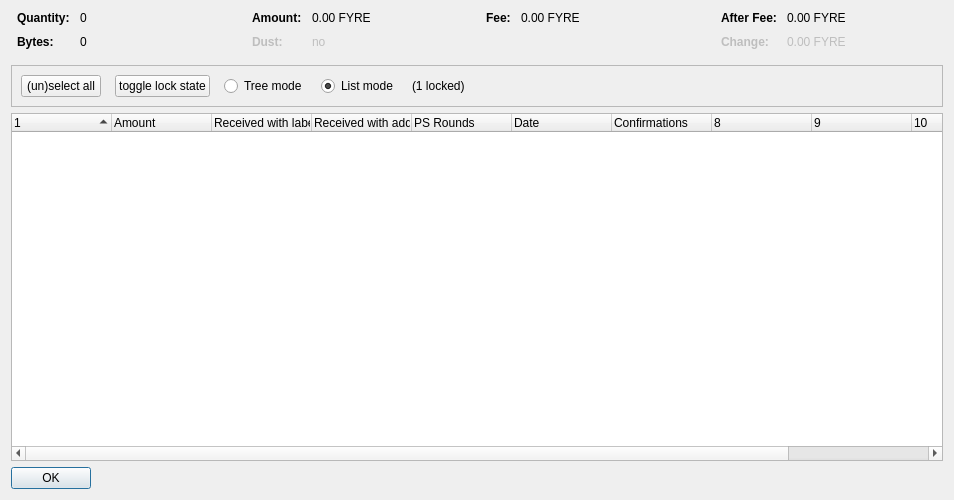
<?xml version="1.0" encoding="UTF-8"?>
<ui version="4.0">
 <class>CoinControlDialog</class>
 <widget class="QDialog" name="CoinControlDialog">
  <property name="geometry">
   <rect>
    <x>0</x>
    <y>0</y>
    <width>954</width>
    <height>500</height>
   </rect>
  </property>
  <property name="windowTitle">
   <string>Coin Selection</string>
  </property>
  <layout class="QVBoxLayout" name="verticalLayout">
   <item>
    <layout class="QHBoxLayout" name="horizontalLayoutTop" stretch="0,0,0,0">
     <property name="topMargin">
      <number>0</number>
     </property>
     <property name="bottomMargin">
      <number>10</number>
     </property>
     <item>
      <layout class="QFormLayout" name="formLayoutCoinControl1">
       <property name="horizontalSpacing">
        <number>10</number>
       </property>
       <property name="verticalSpacing">
        <number>10</number>
       </property>
       <property name="leftMargin">
        <number>6</number>
       </property>
       <property name="rightMargin">
        <number>6</number>
       </property>
       <item row="0" column="0">
        <widget class="QLabel" name="labelCoinControlQuantityText">
         <property name="font">
          <font>
           <weight>75</weight>
           <bold>true</bold>
          </font>
         </property>
         <property name="text">
          <string>Quantity:</string>
         </property>
        </widget>
       </item>
       <item row="0" column="1">
        <widget class="QLabel" name="labelCoinControlQuantity">
         <property name="cursor">
          <cursorShape>IBeamCursor</cursorShape>
         </property>
         <property name="contextMenuPolicy">
          <enum>Qt::ActionsContextMenu</enum>
         </property>
         <property name="text">
          <string notr="true">0</string>
         </property>
         <property name="textInteractionFlags">
          <set>Qt::LinksAccessibleByMouse|Qt::TextSelectableByKeyboard|Qt::TextSelectableByMouse</set>
         </property>
        </widget>
       </item>
       <item row="1" column="0">
        <widget class="QLabel" name="labelCoinControlBytesText">
         <property name="font">
          <font>
           <weight>75</weight>
           <bold>true</bold>
          </font>
         </property>
         <property name="text">
          <string>Bytes:</string>
         </property>
        </widget>
       </item>
       <item row="1" column="1">
        <widget class="QLabel" name="labelCoinControlBytes">
         <property name="cursor">
          <cursorShape>IBeamCursor</cursorShape>
         </property>
         <property name="contextMenuPolicy">
          <enum>Qt::ActionsContextMenu</enum>
         </property>
         <property name="text">
          <string notr="true">0</string>
         </property>
         <property name="textInteractionFlags">
          <set>Qt::LinksAccessibleByMouse|Qt::TextSelectableByKeyboard|Qt::TextSelectableByMouse</set>
         </property>
        </widget>
       </item>
      </layout>
     </item>
     <item>
      <layout class="QFormLayout" name="formLayoutCoinControl2">
       <property name="horizontalSpacing">
        <number>10</number>
       </property>
       <property name="verticalSpacing">
        <number>10</number>
       </property>
       <property name="leftMargin">
        <number>6</number>
       </property>
       <property name="rightMargin">
        <number>6</number>
       </property>
       <item row="0" column="0">
        <widget class="QLabel" name="labelCoinControlAmountText">
         <property name="font">
          <font>
           <weight>75</weight>
           <bold>true</bold>
          </font>
         </property>
         <property name="text">
          <string>Amount:</string>
         </property>
        </widget>
       </item>
       <item row="0" column="1">
        <widget class="QLabel" name="labelCoinControlAmount">
         <property name="cursor">
          <cursorShape>IBeamCursor</cursorShape>
         </property>
         <property name="contextMenuPolicy">
          <enum>Qt::ActionsContextMenu</enum>
         </property>
         <property name="text">
          <string notr="true">0.00 FYRE</string>
         </property>
         <property name="textInteractionFlags">
          <set>Qt::LinksAccessibleByMouse|Qt::TextSelectableByKeyboard|Qt::TextSelectableByMouse</set>
         </property>
        </widget>
       </item>
       <item row="1" column="0">
        <widget class="QLabel" name="labelCoinControlLowOutputText">
         <property name="enabled">
          <bool>false</bool>
         </property>
         <property name="font">
          <font>
           <weight>75</weight>
           <bold>true</bold>
          </font>
         </property>
         <property name="text">
          <string>Dust:</string>
         </property>
        </widget>
       </item>
       <item row="1" column="1">
        <widget class="QLabel" name="labelCoinControlLowOutput">
         <property name="enabled">
          <bool>false</bool>
         </property>
         <property name="cursor">
          <cursorShape>IBeamCursor</cursorShape>
         </property>
         <property name="contextMenuPolicy">
          <enum>Qt::ActionsContextMenu</enum>
         </property>
         <property name="text">
          <string notr="true">no</string>
         </property>
         <property name="textInteractionFlags">
          <set>Qt::LinksAccessibleByMouse|Qt::TextSelectableByKeyboard|Qt::TextSelectableByMouse</set>
         </property>
        </widget>
       </item>
      </layout>
     </item>
     <item>
      <layout class="QFormLayout" name="formLayoutCoinControl3">
       <property name="horizontalSpacing">
        <number>10</number>
       </property>
       <property name="verticalSpacing">
        <number>10</number>
       </property>
       <property name="leftMargin">
        <number>6</number>
       </property>
       <property name="rightMargin">
        <number>6</number>
       </property>
       <item row="0" column="0">
        <widget class="QLabel" name="labelCoinControlFeeText">
         <property name="font">
          <font>
           <weight>75</weight>
           <bold>true</bold>
          </font>
         </property>
         <property name="text">
          <string>Fee:</string>
         </property>
        </widget>
       </item>
       <item row="0" column="1">
        <widget class="QLabel" name="labelCoinControlFee">
         <property name="cursor">
          <cursorShape>IBeamCursor</cursorShape>
         </property>
         <property name="contextMenuPolicy">
          <enum>Qt::ActionsContextMenu</enum>
         </property>
         <property name="text">
          <string notr="true">0.00 FYRE</string>
         </property>
         <property name="textInteractionFlags">
          <set>Qt::LinksAccessibleByMouse|Qt::TextSelectableByKeyboard|Qt::TextSelectableByMouse</set>
         </property>
        </widget>
       </item>
      </layout>
     </item>
     <item>
      <layout class="QFormLayout" name="formLayoutCoinControl4">
       <property name="horizontalSpacing">
        <number>10</number>
       </property>
       <property name="verticalSpacing">
        <number>10</number>
       </property>
       <property name="leftMargin">
        <number>6</number>
       </property>
       <property name="rightMargin">
        <number>6</number>
       </property>
       <item row="0" column="0">
        <widget class="QLabel" name="labelCoinControlAfterFeeText">
         <property name="font">
          <font>
           <weight>75</weight>
           <bold>true</bold>
          </font>
         </property>
         <property name="text">
          <string>After Fee:</string>
         </property>
        </widget>
       </item>
       <item row="0" column="1">
        <widget class="QLabel" name="labelCoinControlAfterFee">
         <property name="cursor">
          <cursorShape>IBeamCursor</cursorShape>
         </property>
         <property name="contextMenuPolicy">
          <enum>Qt::ActionsContextMenu</enum>
         </property>
         <property name="text">
          <string notr="true">0.00 FYRE</string>
         </property>
         <property name="textInteractionFlags">
          <set>Qt::LinksAccessibleByMouse|Qt::TextSelectableByKeyboard|Qt::TextSelectableByMouse</set>
         </property>
        </widget>
       </item>
       <item row="1" column="0">
        <widget class="QLabel" name="labelCoinControlChangeText">
         <property name="enabled">
          <bool>false</bool>
         </property>
         <property name="font">
          <font>
           <weight>75</weight>
           <bold>true</bold>
          </font>
         </property>
         <property name="text">
          <string>Change:</string>
         </property>
        </widget>
       </item>
       <item row="1" column="1">
        <widget class="QLabel" name="labelCoinControlChange">
         <property name="enabled">
          <bool>false</bool>
         </property>
         <property name="cursor">
          <cursorShape>IBeamCursor</cursorShape>
         </property>
         <property name="contextMenuPolicy">
          <enum>Qt::ActionsContextMenu</enum>
         </property>
         <property name="text">
          <string notr="true">0.00 FYRE</string>
         </property>
         <property name="textInteractionFlags">
          <set>Qt::LinksAccessibleByMouse|Qt::TextSelectableByKeyboard|Qt::TextSelectableByMouse</set>
         </property>
        </widget>
       </item>
      </layout>
     </item>
    </layout>
   </item>
   <item>
    <widget class="QFrame" name="frame">
     <property name="minimumSize">
      <size>
       <width>0</width>
       <height>40</height>
      </size>
     </property>
     <property name="frameShape">
      <enum>QFrame::StyledPanel</enum>
     </property>
     <property name="frameShadow">
      <enum>QFrame::Sunken</enum>
     </property>
     <layout class="QHBoxLayout" name="horizontalLayout">
      <item>
       <layout class="QHBoxLayout" name="horizontalLayoutPanel" stretch="0,0,0,0,0,0">
        <property name="spacing">
         <number>14</number>
        </property>
        <item>
         <widget class="QPushButton" name="pushButtonSelectAll">
          <property name="sizePolicy">
           <sizepolicy hsizetype="Maximum" vsizetype="Fixed">
            <horstretch>0</horstretch>
            <verstretch>0</verstretch>
           </sizepolicy>
          </property>
          <property name="text">
           <string>(un)select all</string>
          </property>
          <property name="autoDefault">
           <bool>false</bool>
          </property>
         </widget>
        </item>
        <item>
         <widget class="QPushButton" name="pushButtonToggleLock">
          <property name="sizePolicy">
           <sizepolicy hsizetype="Maximum" vsizetype="Fixed">
            <horstretch>0</horstretch>
            <verstretch>0</verstretch>
           </sizepolicy>
          </property>
          <property name="text">
           <string>toggle lock state</string>
          </property>
          <property name="autoDefault">
           <bool>false</bool>
          </property>
         </widget>
        </item>
        <item>
         <widget class="QRadioButton" name="radioTreeMode">
          <property name="sizePolicy">
           <sizepolicy hsizetype="Maximum" vsizetype="Fixed">
            <horstretch>0</horstretch>
            <verstretch>0</verstretch>
           </sizepolicy>
          </property>
          <property name="text">
           <string>Tree mode</string>
          </property>
         </widget>
        </item>
        <item>
         <widget class="QRadioButton" name="radioListMode">
          <property name="sizePolicy">
           <sizepolicy hsizetype="Maximum" vsizetype="Fixed">
            <horstretch>0</horstretch>
            <verstretch>0</verstretch>
           </sizepolicy>
          </property>
          <property name="text">
           <string>List mode</string>
          </property>
          <property name="checked">
           <bool>true</bool>
          </property>
         </widget>
        </item>
        <item>
         <widget class="QLabel" name="labelLocked">
          <property name="text">
           <string>(1 locked)</string>
          </property>
         </widget>
        </item>
        <item>
         <spacer name="horizontalSpacer">
          <property name="orientation">
           <enum>Qt::Horizontal</enum>
          </property>
          <property name="sizeHint" stdset="0">
           <size>
            <width>40</width>
            <height>20</height>
           </size>
          </property>
         </spacer>
        </item>
       </layout>
      </item>
     </layout>
    </widget>
   </item>
   <item>
    <widget class="CoinControlTreeWidget" name="treeWidget">
     <property name="contextMenuPolicy">
      <enum>Qt::CustomContextMenu</enum>
     </property>
     <property name="sortingEnabled">
      <bool>false</bool>
     </property>
     <property name="columnCount">
      <number>11</number>
     </property>
     <attribute name="headerShowSortIndicator" stdset="0">
      <bool>true</bool>
     </attribute>
     <attribute name="headerStretchLastSection">
      <bool>false</bool>
     </attribute>
     <column>
      <property name="text">
       <string/>
      </property>
     </column>
     <column>
      <property name="text">
       <string>Amount</string>
      </property>
     </column>
     <column>
      <property name="text">
       <string>Received with label</string>
      </property>
     </column>
     <column>
      <property name="text">
       <string>Received with address</string>
      </property>
     </column>
     <column>
      <property name="text">
       <string>PS Rounds</string>
      </property>
     </column>
     <column>
      <property name="text">
       <string>Date</string>
      </property>
     </column>
     <column>
      <property name="text">
       <string>Confirmations</string>
      </property>
      <property name="toolTip">
       <string>Confirmed</string>
      </property>
     </column>
     <column>
      <property name="text">
       <string/>
      </property>
     </column>
     <column>
      <property name="text">
       <string/>
      </property>
     </column>
     <column>
      <property name="text">
       <string/>
      </property>
     </column>
     <column>
      <property name="text">
       <string/>
      </property>
     </column>
    </widget>
   </item>
   <item>
    <widget class="QDialogButtonBox" name="buttonBox">
     <property name="sizePolicy">
      <sizepolicy hsizetype="Maximum" vsizetype="Fixed">
       <horstretch>0</horstretch>
       <verstretch>0</verstretch>
      </sizepolicy>
     </property>
     <property name="orientation">
      <enum>Qt::Horizontal</enum>
     </property>
     <property name="standardButtons">
      <set>QDialogButtonBox::Ok</set>
     </property>
    </widget>
   </item>
  </layout>
 </widget>
 <customwidgets>
  <customwidget>
   <class>CoinControlTreeWidget</class>
   <extends>QTreeWidget</extends>
   <header>coincontroltreewidget.h</header>
  </customwidget>
 </customwidgets>
 <resources/>
 <connections/>
</ui>
